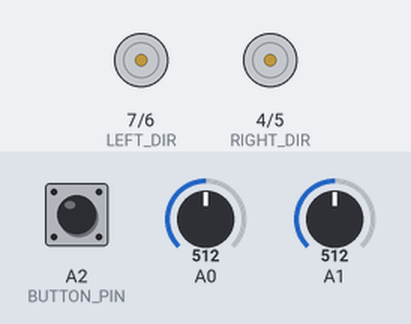
Simulated run of this sketch. Board: Arduino Uno, built with avr-gcc and run on an emulated ATmega328P. Shown: direction and speed pins drawn as motors (green arrow = direction pin HIGH = forward, orange = LOW = backward, longer = more drive). The inputs (shaded band) are chosen by the test bench; at power-on: A2 (BUTTON_PIN) HIGH, A0 = 512, A1 = 512.

Above: at 1.2 s.
1.3 s: A2 (BUTTON_PIN) pulled LOW for 1 s
At 2.4 s:
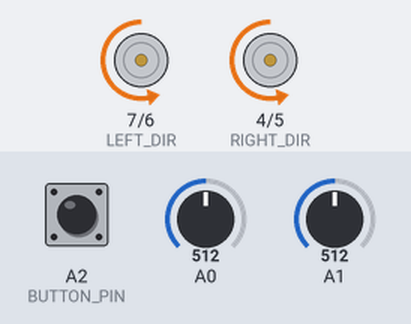
3.8 s: A0 set to 493
At 4.8 s:
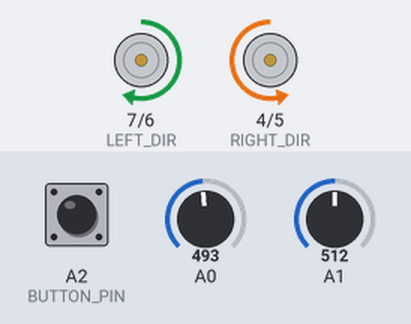
5.3 s: A1 set to 491
At 6.1 s:
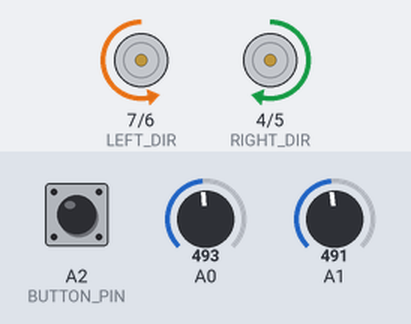
7.0 s: A2 (BUTTON_PIN) pulled LOW for 0.15 s
At 8.2 s:
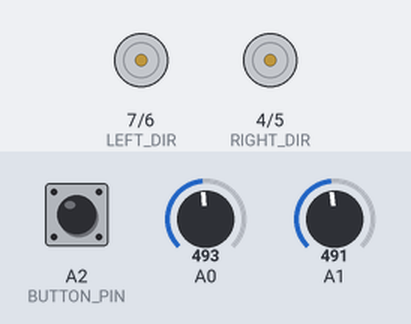
8.6 s: A2 (BUTTON_PIN) pulled LOW for 3.2 s
At 8.9 s:
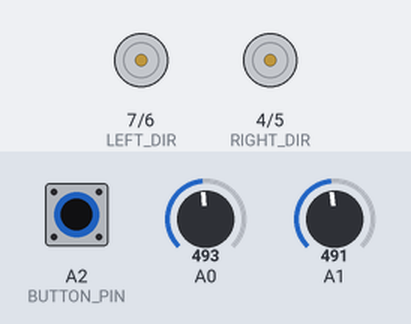
Timing chart, 0 to 13.1 s (numbered marks = the images above; inputs shaded):
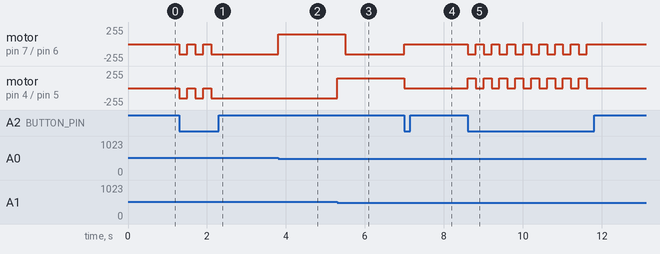

The sketch:

sketch_may18a.ino
```cpp
#define RIGHT_SPEED 5    // скорость правого мотора
#define LEFT_SPEED 6     // скорость левого мотора
#define RIGHT_DIR 4      // направление правого мотора
#define LEFT_DIR 7       // направление левого мотора
#define SENSOR_RIGHT A0  // аналоговый пин для правого датчика линии
#define SENSOR_LEFT A1   // аналоговый пин для левого датчика линии
#define BUTTON_PIN A2    // пин для кнопки

const int SENSOR_BORDER = 500;  // пороговое значение для датчиков линии (отличает линию от фона)
const int BASE_SPEED = 150;        // базовая скорость движения
const int BACK_TIME = 200;         // время движения назад при потере линии (мс)

bool Active = false;             // состояние активности робота
bool Seek = false;          // режима поиска линии
unsigned long lostTime = 0;        // время потери линии

void setup() // настройка
{
    pinMode(RIGHT_DIR, OUTPUT); // направление вращения 4 пин
    pinMode(LEFT_DIR, OUTPUT);  // направление вращения 7 пин
    pinMode(RIGHT_SPEED, OUTPUT); // скорость 5 пин
    pinMode(LEFT_SPEED, OUTPUT);  // скорость 6 пин
    pinMode(BUTTON_PIN, INPUT_PULLUP); // пин А2 вкл/выкл
}

void loop()
{
    handleButton(); // проверка нажатия кнопки

    if(Active) { // проверка включения робота
        if(Seek) {
            handleSeek(); // режим поиска линии
        } else {
            followLine();   // режим следования по линии
        }
    } else {
        stopMotors();      // остановка моторов
    }
}

void followLine()
{
    bool right = digitalReadSensor(SENSOR_RIGHT);
    bool left = digitalReadSensor(SENSOR_LEFT);

    if(right && left) {
        moveForward(BASE_SPEED);
    }
    else if(right) {
        turnRight(BASE_SPEED);
    }
    else if(left) {
        turnLeft(BASE_SPEED);
    }
    else {
        startSeek();
    }
}

void startSeek()
{
    Seek = true;    // активирует режим поиска
    lostTime = millis();   // запоминает время потери линии
    moveBackward(BASE_SPEED); // двигается назад
}

void handleSeek()
{
    if(millis() - lostTime > BACK_TIME) {  // проверяет, не истекло ли время движения назад
    turnRight(BASE_SPEED); // крутится, ища линию
}

    // если хотя бы один датчик снова видит линию
    if(digitalReadSensor(SENSOR_RIGHT) || digitalReadSensor(SENSOR_LEFT)) {
        Seek = false;      // выключает поиск
    }
}

void moveBackward(int speed) {
    digitalWrite(RIGHT_DIR, HIGH);
    digitalWrite(LEFT_DIR, HIGH);
    analogWrite(RIGHT_SPEED, speed);
    analogWrite(LEFT_SPEED, speed);
}

void moveForward(int speed) {
    digitalWrite(RIGHT_DIR, LOW);
    digitalWrite(LEFT_DIR, LOW);
    analogWrite(RIGHT_SPEED, speed);
    analogWrite(LEFT_SPEED, speed);
}

void turnRight(int speed) {
    digitalWrite(RIGHT_DIR, HIGH);
    digitalWrite(LEFT_DIR, LOW);
    analogWrite(RIGHT_SPEED, speed);
    analogWrite(LEFT_SPEED, speed);
}

void turnLeft(int speed) {
    digitalWrite(RIGHT_DIR, LOW);
    digitalWrite(LEFT_DIR, HIGH);
    analogWrite(RIGHT_SPEED, speed);
    analogWrite(LEFT_SPEED, speed);
}

void stopMotors() {
    analogWrite(RIGHT_SPEED, 0);    // остановка
    analogWrite(LEFT_SPEED, 0);
}

void handleButton() // работка с кнопкой
{
    static unsigned long lastPress = 0; // переменная сохраняет значение
    if(millis() - lastPress > 200 && digitalRead(BUTTON_PIN) == LOW) { // проверка, прошло ли 200мс с нажатия
        Active = !Active; // переключает состояние робота
        lastPress = millis(); // обновляет время последнего нажатия
    }
}

bool digitalReadSensor(int pin) { // переводит сигнал в логическое значение
    return analogRead(pin) > SENSOR_BORDER ? 1 : 0;
}
```

task_1.1.c
```cpp
#include <stdio.h>
typedef  long long int Money;

struct Person {
    Money Bank;    // деньги на карте
    Money BankDeposit;   // деньги на депозитном счёте
    Money expenses;  // расходы
    Money zarplata;  // зарплата
    Money Bank_Active;
    Money summa_credita;
    Money mouth_pay;
    Money kvartira_cost;
    Money total;

};

struct Person Alice;

struct Person Bob;


void Alice_init()
{
    Alice.expenses = 70 * 1000;
    Alice.zarplata = 20 * 10000;
    Alice.summa_credita = 11999880;
    Alice.Bank = 0;
    Alice.BankDeposit = 0;
    Alice.Bank_Active = 0;
    Alice.mouth_pay = 33333;
    Alice.kvartira_cost = Alice.summa_credita + 10 * 100000;
}


void Alice_expensens(const int month)
{
    Alice.Bank_Active = Alice.Bank_Active - Alice.expenses;
     if (month == 1){
        Alice.expenses = Alice.expenses * 1.1;
     }
}


void Alice_kvartira_cost(const int mouth)
{
    if (mouth == 1){
       Alice.kvartira_cost = Alice.kvartira_cost * 1.1;
    }
}


void Alice_credit()
{
    Alice.Bank_Active = Alice.Bank_Active - Alice.mouth_pay;
}


void Alice_zarplata(const int month)
{
    Alice.Bank_Active = Alice.zarplata;
    if (month == 9){
        Alice.zarplata = Alice.zarplata * 1.09;
     }
}


void Alice_Bank_Account()
{
    Alice.Bank = Alice.Bank_Active + Alice.Bank;
    Alice.Bank_Active = 0;
}


void Alice_Deposit(const int month)
{
    if (month ==1){
        Alice.BankDeposit = Alice.BankDeposit * 1.2;
        Alice.BankDeposit = Alice.BankDeposit + Alice.Bank;
        Alice.Bank = 0;
    }
}


void Alice_print()
{
    Alice.total = Alice.BankDeposit + Alice.kvartira_cost + Alice.Bank_Active;
    printf("Alice = %lld\n", Alice.total);
}


void Alice_simulation()
{
    int month = 1;
    int year = 2024;
    while( !((month == 1) && (year == 2054))){
        Alice_zarplata(month);
        Alice_expensens(month);
        Alice_credit();
        Alice_Bank_Account();
        Alice_kvartira_cost(month);
        Alice_Deposit(month);
        month++;
        if (month == 13) {
            month = 1;
            year++;
        }
    }
}


void Bob_init()
{
    Bob.expenses = 50 * 1000;
    Bob.zarplata = 20 * 10000;
    Bob.Bank = 0;
    Bob.BankDeposit = 10 * 100000;
    Bob.mouth_pay = 48000;
}


void Bob_expensens( int month)
{
    Bob.Bank_Active = Bob.Bank_Active - Bob.expenses;
    Bob.Bank_Active = Bob.Bank_Active - Bob.mouth_pay;
     if (month == 1){
        Bob.expenses = Bob.expenses * 1.1;
        Bob.mouth_pay = Bob.mouth_pay * 1.1;
     }
}


void Bob_zarplata( const int month)
{
    Bob.Bank_Active = Bob.zarplata;
    if (month == 9){
        Bob.zarplata = Bob.zarplata * 1.09;
    }
}


void Bob_Bank_Account()
{
    Bob.Bank = Bob.Bank_Active + Bob.Bank;
}


void Bob_Deposit( const int month)
{
    if (month ==1){
        Bob.BankDeposit = Bob.BankDeposit * 1.2;
        Bob.BankDeposit = Bob.BankDeposit + Bob.Bank;
        Bob.Bank = 0;
    }
}


void Bob_education(const int month, const int year)
{
    if ((month == 9) && (year == 2034)){
        Bob.Bank_Active = Bob.Bank_Active - 88000;
    }
    if ((month == 9) && (year == 2035)){
        Bob.Bank_Active = Bob.Bank_Active - 88000;
    }
    if ((month == 9) && (year == 2036)){
        Bob.Bank_Active = Bob.Bank_Active - 87000;
    }
    if ((month == 9) && (year == 2037)){
        Bob.Bank_Active = Bob.Bank_Active - 82000;
    }

}


void Bob_print()
{
    Bob.total = Bob.BankDeposit + Bob.Bank_Active;
    printf("Bob = %lld\n", Bob.total);
}


void Bob_simulation()
{
    int month = 1;
    int year = 2024;
    while( !((month == 1) && (year == 2054))){
        Bob_zarplata(month);
        Bob_expensens(month);
        Bob_education (month, year);
        Bob_Bank_Account();
        Bob_Deposit(month);
        month++;
        if (month == 13){
            month = 1;
            year++;
        }
    }
}


int main()
{
    Alice_init();
    Alice_simulation();
    Alice_print();

    Bob_init();
    Bob_simulation();
    Bob_print();

    return 0;
}
```

Measured:
- the behaviour switches between 501 and 500 on A0 (found by bisection; images 1 and 2)
- the behaviour switches between 501 and 500 on A1 (found by bisection; images 2 and 3)
- after the input at 1.3 s, motor on pin 7 (LEFT_DIR) / pin 6 (LEFT_SPEED), motor on pin 4 (RIGHT_DIR) / pin 5 (RIGHT_SPEED): alternates backward 150/255 for 0.20 s and stopped for 0.20 s, 5 changes in all, then stays backward 150/255, starting at once
- after the input at 3.8 s, motor on pin 7 (LEFT_DIR) / pin 6 (LEFT_SPEED): backward 150/255 → forward 150/255 at once
- after the input at 5.3 s, motor on pin 7 (LEFT_DIR) / pin 6 (LEFT_SPEED): forward 150/255 → backward 150/255 after 0.20 s; motor on pin 4 (RIGHT_DIR) / pin 5 (RIGHT_SPEED): backward 150/255 → forward 150/255 at once
- after the input at 7.0 s, motor on pin 7 (LEFT_DIR) / pin 6 (LEFT_SPEED): backward 150/255 → stopped at once; motor on pin 4 (RIGHT_DIR) / pin 5 (RIGHT_SPEED): forward 150/255 → stopped at once
